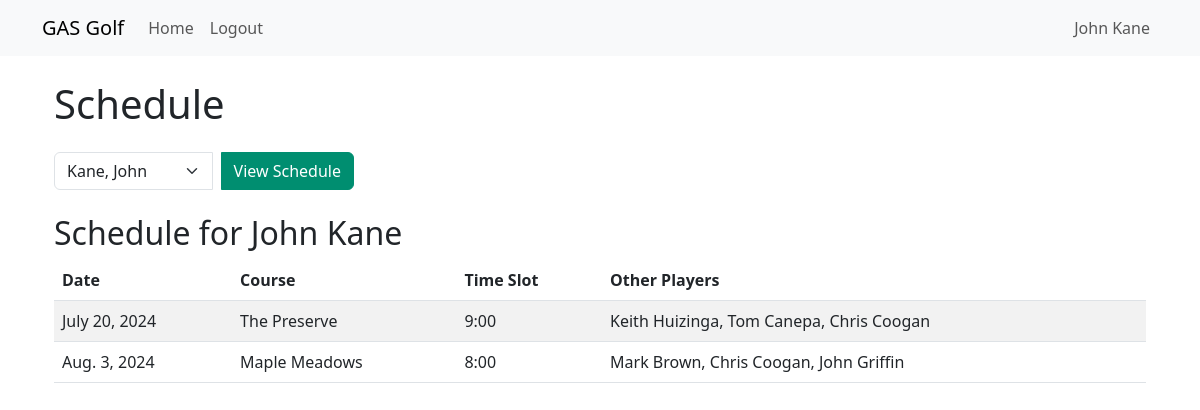
The app's page /schedule/ (signed in) with its own data.
### GRPR/models.py (models this page shows)
class Players(models.Model):
    user = models.OneToOneField(User, on_delete=models.CASCADE, null=True, blank=True) # Links to the built-in Django User model, a foreign key
    CrewID = models.IntegerField()
    FirstName = models.CharField(max_length=30)
    LastName = models.CharField(max_length=30)
    Email = models.CharField(max_length=256)
    Mobile = models.CharField(max_length=256)
    SplitPartner = models.IntegerField(null=True)
    class Meta:
        db_table = "Players"

class TeeTimesInd(models.Model):
    CrewID = models.IntegerField()
    gDate = models.DateField()
    PID = models.ForeignKey('Players', on_delete=models.CASCADE)  # Links to Players table
    CourseID = models.ForeignKey('Courses', on_delete=models.CASCADE)  # Links to Courses table
    class Meta:
        db_table = "TeeTimesInd"

class Courses(models.Model):
    crewID = models.IntegerField()
    courseName = models.CharField(max_length=256)
    courseTimeSlot = models.CharField(max_length=256)
    class Meta:
        db_table = "Courses"

### GRPR/views.py (the view)
# urls.py: path('schedule/', views.schedule_view, name='schedule_view'),
@login_required
def schedule_view(request):
    players = Players.objects.all().order_by('LastName', 'FirstName')
    logged_in_user_id = request.user.id
    logged_in_player = Players.objects.filter(user_id=logged_in_user_id).first()
    selected_player = None
    schedule = []
    if request.method == "GET":
        player_id = request.GET.get("player_id", logged_in_player.id if logged_in_player else None)
        if player_id:
            selected_player = Players.objects.filter(id=player_id).first()
            schedule_query = TeeTimesInd.objects.filter(PID=player_id).select_related('CourseID').order_by('gDate')
            for teetime in schedule_query:
                group_players = TeeTimesInd.objects.filter(
                    gDate=teetime.gDate,
                    CourseID=teetime.CourseID
                ).exclude(PID=player_id).select_related('PID')
                other_players = [f"{gp.PID.FirstName} {gp.PID.LastName}" for gp in group_players]
                schedule.append({
                    "id": teetime.id,  # Add the ID column here
                    "gDate": teetime.gDate,
                    "courseName": teetime.CourseID.courseName,
                    "courseTimeSlot": teetime.CourseID.courseTimeSlot,
                    "otherPlayers": ", ".join(other_players),
                })
    context = {
        "players": players,
        "selected_player": selected_player,
        "schedule": schedule,
        "first_name": request.user.first_name,  # Add the first name of the logged-in user
        "last_name": request.user.last_name, # Add the last name of the logged-in user
    }
    return render(request, "GRPR/schedule.html", context)

### GRPR/templates/GRPR/schedule.html (shortened to what this page needs)
{% extends 'base.html' %}
{% block content %}
<div class="container my-4">
    <h1 class="mb-4">Schedule</h1>
    <form method="get" action="{% url 'schedule_view' %}">
        <div class="input-group mb-4" style="max-width: 300px;">
            <select name="player_id" class="form-select" required>
                {% for player in players %}
                    <option value="{{ player.id }}"
                        {% if selected_player and selected_player.id == player.id %}
                            selected
                        {% endif %}
                    >
                        {{ player.LastName }}, {{ player.FirstName }}
                    </option>
                {% endfor %}
            </select>
            <button type="submit" class="btn btn-primary ms-2">View Schedule</button>
        </div>
    </form>
    {% if selected_player %}
        <h2>Schedule for {{ selected_player.FirstName }} {{ selected_player.LastName }}</h2>
        <table class="table table-striped">
            <thead>
                <tr>
                    <th>Date</th>
                    <th>Course</th>
                    <th>Time Slot</th>
                    <th>Other Players</th>
                </tr>
            </thead>
            <tbody>
                {% for entry in schedule %}
                    <tr>
                        <td>{{ entry.gDate }}</td>
                        <td>{{ entry.courseName }}</td>
                        <td>{{ entry.courseTimeSlot }}</td>
                        <td>{{ entry.otherPlayers }}</td>
                    </tr>
                {% endfor %}
            </tbody>
        </table>
    {% endif %}
</div>
{% endblock %}

### GRPR/templates/base.html (shortened to what this page needs)
<!DOCTYPE html>
<html lang="en">
{% load static %}
<head>
    <link rel="stylesheet" href="https://cdn.jsdelivr.net/npm/bootstrap@5.3.0/dist/css/bootstrap.min.css">
    <link rel="stylesheet" href="{% static 'css/styles.css' %}">
</head>
<body>
    <nav class="navbar navbar-expand-lg navbar-light bg-light">
        <div class="container">
            <a class="navbar-brand">GAS Golf</a>
            <div class="collapse navbar-collapse" id="navbarSupportedContent">
                <ul class="navbar-nav mr-auto">
                    <li class="nav-item active">
                        <a href="{% url 'home_page' %}" class="nav-link" role="button">Home</a>
                    </li>
                    <li class="nav-item">
                        <a href="{% url 'logout' %}" class="nav-link" role="button">Logout</a>
                    </li>
                </ul>
                <ul class="navbar-nav ms-auto">
                    <li class="nav-item">
                        <a href="{% url 'profile_view' %}" class="nav-link" role="button">{{ first_name }} {{ last_name }}</a>
                    </li>
                </ul>
            </div>
        </div>
    </nav>
    <div class="container my-4">
        {% block content %}{% endblock %}
    </div>
</body>
</html>

### GRPR/static/css/styles.css (style rules this page uses)
.btn { background-color: #008e70 !important; border-color: #008e70 !important; color: white !important; padding: 0.375rem 0.75rem; font-size: 1rem; border-width: 1px; }

### records on screen
Players: FirstName "John", LastName "Kane"
TeeTimesInd: gDate "July 20, 2024"
Courses: courseName "The Preserve", courseTimeSlot "9:00"
TeeTimesInd: gDate "Aug. 3, 2024"
Courses: courseName "Maple Meadows", courseTimeSlot "8:00"

### other values on screen
{{ first_name }} "John"
{{ last_name }} "Kane"
{{ entry.otherPlayers }} "Keith Huizinga, Tom Canepa, Chris Coogan" "Mark Brown, Chris Coogan, John Griffin"
form field player_id "Kane, John"
